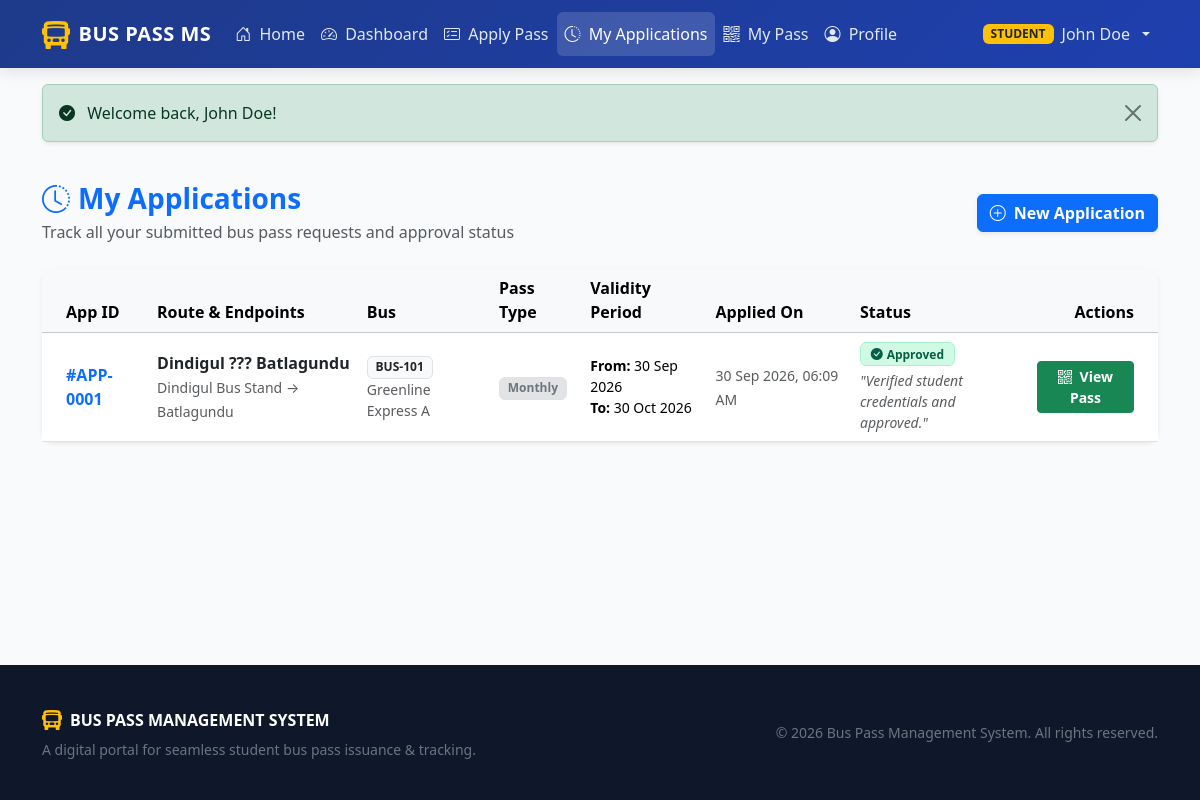
The app's page /my_applications.php (signed in) with its own data.
### tables this page shows
CREATE TABLE `bus_pass_applications` (
  `id` int(11) NOT NULL AUTO_INCREMENT,
  `student_id` int(11) NOT NULL,
  `route_id` int(11) NOT NULL,
  `bus_id` int(11) NOT NULL,
  `pass_type` enum('Daily','Monthly','Quarterly','Semester') NOT NULL,
  `start_date` date NOT NULL,
  `end_date` date NOT NULL,
  `application_date` timestamp NOT NULL DEFAULT current_timestamp(),
  `status` enum('Pending','Approved','Rejected') NOT NULL DEFAULT 'Pending',
  `remarks` text DEFAULT NULL,
  `approved_at` timestamp NULL DEFAULT NULL,
  PRIMARY KEY (`id`),
  KEY `student_id` (`student_id`),
  KEY `route_id` (`route_id`),
  KEY `bus_id` (`bus_id`),
  CONSTRAINT `bus_pass_applications_ibfk_1` FOREIGN KEY (`student_id`) REFERENCES `students` (`id`) ON DELETE CASCADE,
  CONSTRAINT `bus_pass_applications_ibfk_2` FOREIGN KEY (`route_id`) REFERENCES `routes` (`id`),
  CONSTRAINT `bus_pass_applications_ibfk_3` FOREIGN KEY (`bus_id`) REFERENCES `buses` (`id`)
);

CREATE TABLE `routes` (
  `id` int(11) NOT NULL AUTO_INCREMENT,
  `route_name` varchar(150) NOT NULL,
  `start_point` varchar(100) NOT NULL,
  `end_point` varchar(100) NOT NULL,
  `stops` text NOT NULL,
  `fare` decimal(10,2) NOT NULL DEFAULT 0.00,
  `created_at` timestamp NOT NULL DEFAULT current_timestamp(),
  PRIMARY KEY (`id`)
);

CREATE TABLE `buses` (
  `id` int(11) NOT NULL AUTO_INCREMENT,
  `bus_number` varchar(50) NOT NULL,
  `bus_name` varchar(100) NOT NULL,
  `capacity` int(11) NOT NULL,
  `status` enum('Active','Inactive') NOT NULL DEFAULT 'Active',
  `created_at` timestamp NOT NULL DEFAULT current_timestamp(),
  PRIMARY KEY (`id`),
  UNIQUE KEY `bus_number` (`bus_number`)
);

### includes/auth.php (called while the page is built, shortened)
<?php
function getLoggedInStudent($conn, $user_id) {
    $sql = "SELECT u.id AS user_id, u.name, u.email, u.role,
                   s.id AS student_table_id, s.student_id, s.phone, s.college, s.department, s.year, s.address
            FROM users u
            LEFT JOIN students s ON u.id = s.user_id
            WHERE u.id = ? AND u.role = 'student' LIMIT 1";
    $stmt = mysqli_prepare($conn, $sql);
    mysqli_stmt_bind_param($stmt, "i", $user_id);
    mysqli_stmt_execute($stmt);
    $result = mysqli_stmt_get_result($stmt);
    return mysqli_fetch_assoc($result);
}
?>

### my_applications.php (the view, shortened to what this page needs)
<?php
include_once __DIR__ . '/config/db.php';
include_once __DIR__ . '/includes/auth.php';
$user_id = $_SESSION['user_id'];
$student = getLoggedInStudent($conn, $user_id);
$student_table_id = $student['student_table_id'] ?? 0;
$applications = [];
if ($student_table_id > 0) {
    $sql = "SELECT a.*, r.route_name, r.start_point, r.end_point, r.fare, b.bus_number, b.bus_name
            FROM bus_pass_applications a
            JOIN routes r ON a.route_id = r.id
            JOIN buses b ON a.bus_id = b.id
            WHERE a.student_id = ?
            ORDER BY a.id DESC";
    $stmt = mysqli_prepare($conn, $sql);
    mysqli_stmt_bind_param($stmt, "i", $student_table_id);
    mysqli_stmt_execute($stmt);
    $result = mysqli_stmt_get_result($stmt);
    while ($row = mysqli_fetch_assoc($result)) {
        $applications[] = $row;
    }
}
include_once __DIR__ . '/includes/header.php';
?>
<div class="container py-4">
    <div class="d-flex flex-column flex-md-row justify-content-between align-items-md-center gap-3 mb-4">
        <div>
            <h3 class="fw-bold mb-1 text-primary">
                <i class="bi bi-clock-history me-2"></i>My Applications
            </h3>
            <p class="text-muted mb-0">Track all your submitted bus pass requests and approval status</p>
        </div>
        <div>
            <a href="apply_pass.php" class="btn btn-primary fw-semibold shadow-sm">
                <i class="bi bi-plus-circle me-1"></i> New Application
            </a>
        </div>
    </div>
    <div class="card card-custom border-0 shadow-sm">
        <div class="card-body p-0">
            <?php if (!empty($applications)): ?>
                <div class="table-responsive">
                    <table class="table table-hover align-middle mb-0">
                        <thead class="table-light">
                            <tr>
                                <th class="ps-4">App ID</th>
                                <th>Route & Endpoints</th>
                                <th>Bus</th>
                                <th>Pass Type</th>
                                <th>Validity Period</th>
                                <th>Applied On</th>
                                <th>Status</th>
                                <th class="text-end pe-4">Actions</th>
                            </tr>
                        </thead>
                        <tbody>
                            <?php foreach ($applications as $app): ?>
                                <tr>
                                    <td class="ps-4 fw-bold text-primary">
                                        #APP-<?php echo str_pad($app['id'], 4, '0', STR_PAD_LEFT); ?>
                                    </td>
                                    <td>
                                        <div class="fw-bold text-dark"><?php echo htmlspecialchars($app['route_name']); ?></div>
                                        <small class="text-muted">
                                            <?php echo htmlspecialchars($app['start_point']); ?> &rarr; <?php echo htmlspecialchars($app['end_point']); ?>
                                        </small>
                                    </td>
                                    <td>
                                        <span class="badge bg-light text-dark border">
                                            <?php echo htmlspecialchars($app['bus_number']); ?>
                                        </span>
                                        <div class="small text-muted"><?php echo htmlspecialchars($app['bus_name']); ?></div>
                                    </td>
                                    <td>
                                        <span class="badge bg-secondary-subtle text-secondary border">
                                            <?php echo htmlspecialchars($app['pass_type']); ?>
                                        </span>
                                    </td>
                                    <td>
                                        <div class="small">
                                            <strong>From:</strong> <?php echo date('d M Y', strtotime($app['start_date'])); ?><br>
                                            <strong>To:</strong> <?php echo date('d M Y', strtotime($app['end_date'])); ?>
                                        </div>
                                    </td>
                                    <td>
                                        <small class="text-muted">
                                            <?php echo date('d M Y, h:i A', strtotime($app['application_date'])); ?>
                                        </small>
                                    </td>
                                    <td>
                                        <?php if ($app['status'] === 'Approved'): ?>
                                            <span class="badge badge-approved"><i class="bi bi-check-circle-fill me-1"></i>Approved</span>
                                        <?php elseif ($app['status'] === 'Rejected'): ?>
                                            <span class="badge badge-rejected"><i class="bi bi-x-circle-fill me-1"></i>Rejected</span>
                                        <?php else: ?>
                                            <span class="badge badge-pending"><i class="bi bi-hourglass-split me-1"></i>Pending</span>
                                        <?php endif; ?>
                                        <?php if (!empty($app['remarks'])): ?>
                                            <div class="small text-muted mt-1" style="max-width: 180px;">
                                                <em>"<?php echo htmlspecialchars($app['remarks']); ?>"</em>
                                            </div>
                                        <?php endif; ?>
                                    </td>
                                    <td class="text-end pe-4">
                                        <?php if ($app['status'] === 'Approved'): ?>
                                            <a href="my_pass.php?id=<?php echo $app['id']; ?>" class="btn btn-sm btn-success fw-semibold">
                                                <i class="bi bi-qr-code me-1"></i> View Pass
                                            </a>
                                        <?php elseif ($app['status'] === 'Rejected'): ?>
                                            <a href="apply_pass.php" class="btn btn-sm btn-outline-danger">
                                                <i class="bi bi-arrow-repeat me-1"></i> Re-apply
                                            </a>
                                        <?php else: ?>
                                            <button class="btn btn-sm btn-light border text-muted" disabled>
                                                <i class="bi bi-clock me-1"></i> In Review
                                            </button>
                                        <?php endif; ?>
                                    </td>
                                </tr>
                            <?php endforeach; ?>
                        </tbody>
                    </table>
                </div>
            <?php endif; ?>
        </div>
    </div>
</div>
<?php include_once __DIR__ . '/includes/footer.php'; ?>

### css/style.css (style rules this page uses)
:root { --primary-color: #1e40af; --primary-hover: #1d4ed8; --secondary-color: #0f766e; --accent-color: #f59e0b; --dark-bg: #0f172a; --light-bg: #f8fafc; --card-shadow: 0 10px 25px -5px rgba(0, 0, 0, 0.06), 0 8px 10px -6px rgba(0, 0, 0, 0.04); --card-shadow-hover: 0 20px 25px -5px rgba(0, 0, 0, 0.1), 0 10px 10px -5px rgba(0, 0, 0, 0.04); }
body { font-family: 'Segoe UI', system-ui, -apple-system, BlinkMacSystemFont, Roboto, sans-serif; background-color: var(--light-bg); color: #334155; min-height: 100vh; display: flex; flex-direction: column; }
.card-custom { background: #ffffff; border: 1px solid #e2e8f0; border-radius: 12px; box-shadow: var(--card-shadow); transition: transform 0.2s ease, box-shadow 0.2s ease; }
.badge-approved { background-color: #d1fae5; color: #065f46; border: 1px solid #a7f3d0; font-weight: 600; padding: 0.4em 0.8em; }

### records on screen
bus_pass_applications: id "0001", route.route_name "Dindigul ??? Batlagundu", route.start_point "Dindigul Bus Stand", route.end_point "Batlagundu", bus.bus_number "BUS-101", bus.bus_name "Greenline Express A", pass_type "Monthly", start_date "30 Sep 2026", end_date "30 Oct 2026", application_date "30 Sep 2026, 06:09 AM", status "Approved" (drawn), remarks "Verified student credentials and approved."

### other values on screen
$_SESSION['role'] "STUDENT"
$_SESSION['user_name'] "John Doe"
$_SESSION['flash_success'] "Welcome back, John Doe!"
